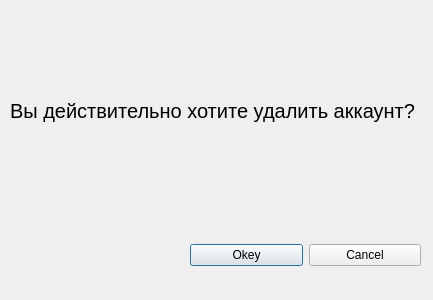
<?xml version="1.0" encoding="UTF-8"?>
<ui version="4.0">
 <class>Deletion</class>
 <widget class="QDialog" name="Deletion">
  <property name="geometry">
   <rect>
    <x>0</x>
    <y>0</y>
    <width>433</width>
    <height>300</height>
   </rect>
  </property>
  <property name="windowTitle">
   <string>Dialog</string>
  </property>
  <property name="windowIcon">
   <iconset>
    <normaloff>safe.png</normaloff>safe.png</iconset>
  </property>
  <widget class="QWidget" name="verticalLayoutWidget">
   <property name="geometry">
    <rect>
     <x>10</x>
     <y>10</y>
     <width>543</width>
     <height>201</height>
    </rect>
   </property>
   <layout class="QVBoxLayout" name="verticalLayout">
    <item>
     <widget class="QLabel" name="label">
      <property name="font">
       <font>
        <pointsize>15</pointsize>
       </font>
      </property>
      <property name="text">
       <string>Вы действительно хотите удалить аккаунт?</string>
      </property>
     </widget>
    </item>
   </layout>
  </widget>
  <widget class="QWidget" name="horizontalLayoutWidget">
   <property name="geometry">
    <rect>
     <x>190</x>
     <y>220</y>
     <width>231</width>
     <height>71</height>
    </rect>
   </property>
   <layout class="QHBoxLayout" name="horizontalLayout">
    <item>
     <widget class="QPushButton" name="Okey">
      <property name="text">
       <string>Okey</string>
      </property>
     </widget>
    </item>
    <item>
     <widget class="QPushButton" name="cancel">
      <property name="text">
       <string>Cancel</string>
      </property>
     </widget>
    </item>
   </layout>
  </widget>
 </widget>
 <resources/>
 <connections/>
</ui>
